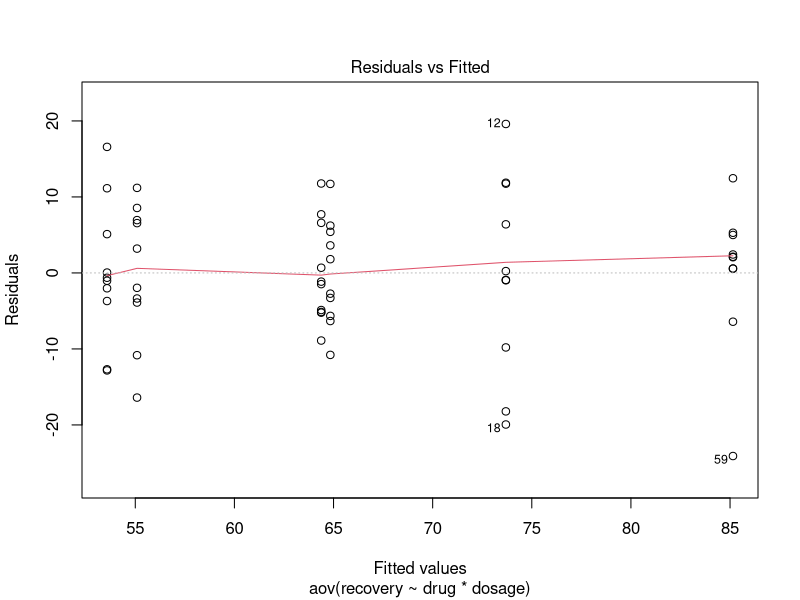
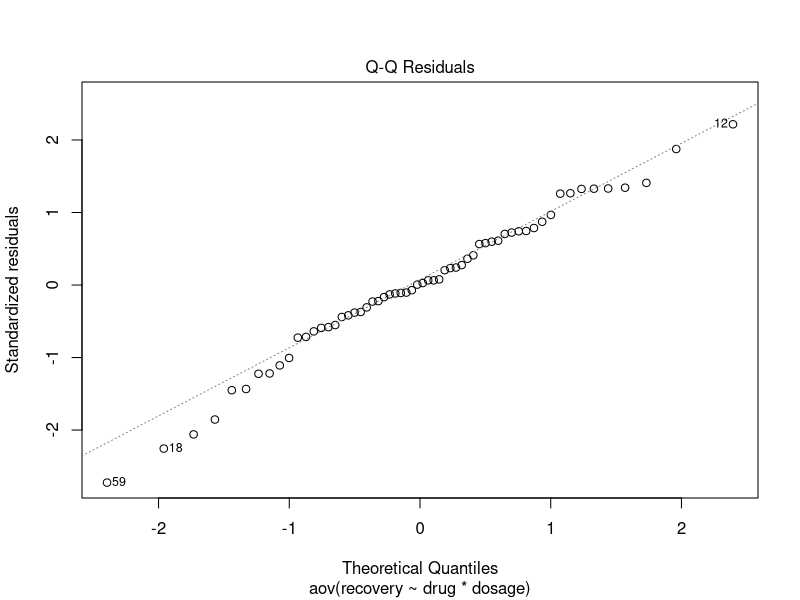

Write the R code that produced these figures, in order.

library(knitr)
library(kableExtra)
library(broom)
library(dplyr)

set.seed(42)

dat <- data.frame(
  recovery = c(
    rnorm(10, mean = 60, sd = 8),   # Drug A, Low dose
    rnorm(10, mean = 75, sd = 8),   # Drug A, High dose
    rnorm(10, mean = 55, sd = 8),   # Drug B, Low dose
    rnorm(10, mean = 58, sd = 8),   # Drug B, High dose  ← dosage barely helps
    rnorm(10, mean = 65, sd = 8),   # Drug C, Low dose
    rnorm(10, mean = 85, sd = 8)    # Drug C, High dose  ← dosage helps a lot
  ),
  drug    = factor(rep(c("A","B","C"), each = 20)),
  dosage  = factor(rep(rep(c("Low","High"), each = 10), times = 3))
)

head(dat, 12)


aggregate(recovery ~ drug +dosage, data = dat, FUN = mean)


# model

model_check <- aov(recovery ~ drug * dosage, data = dat)



shapiro.test(residuals(model_check))


library(car)
leveneTest(recovery ~ drug * dosage, data = dat)


plot(model_check, which = 1)
plot(model_check, which = 2)



model <- aov(recovery ~ drug * dosage, data = dat)
summary(model)
